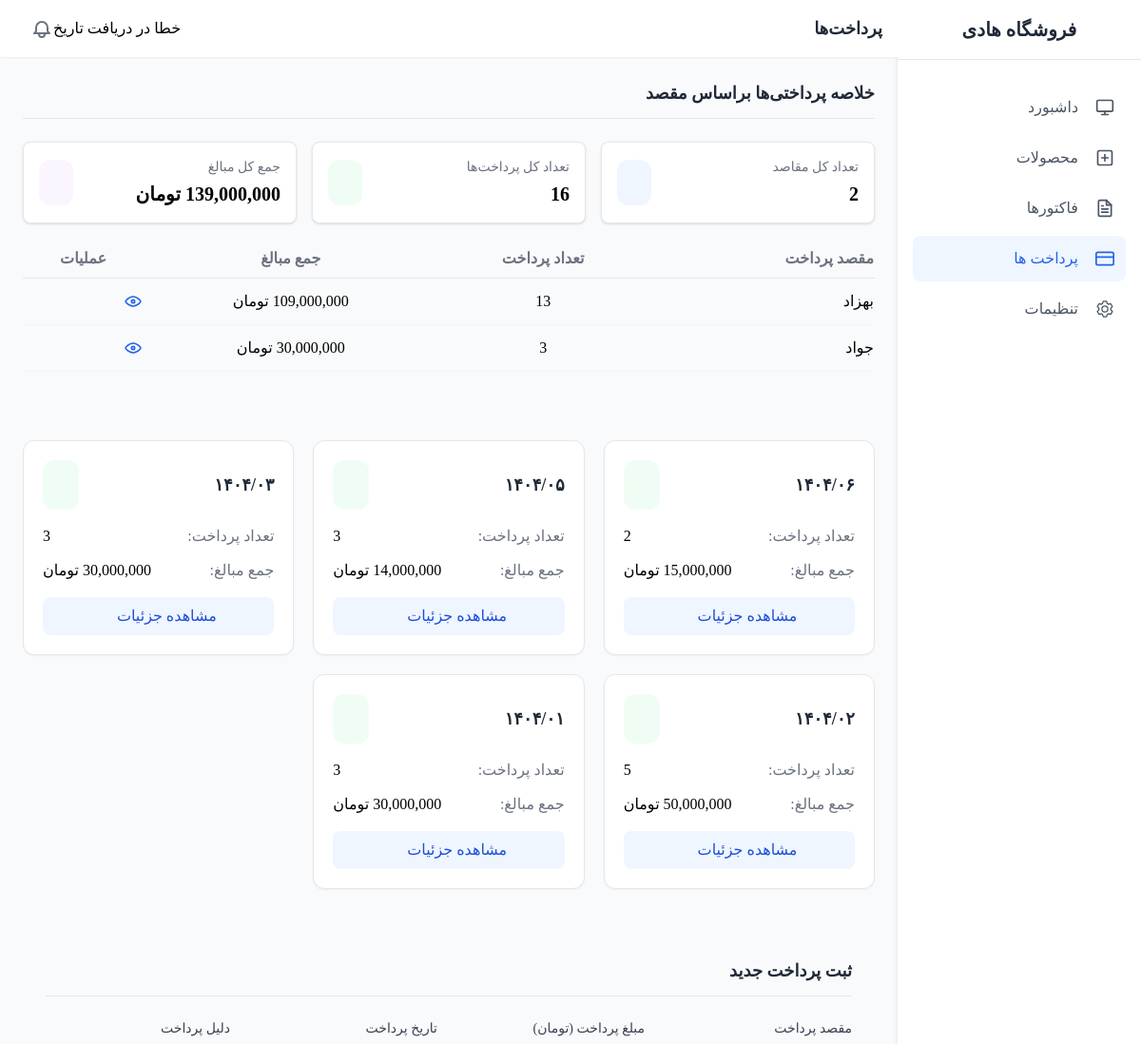
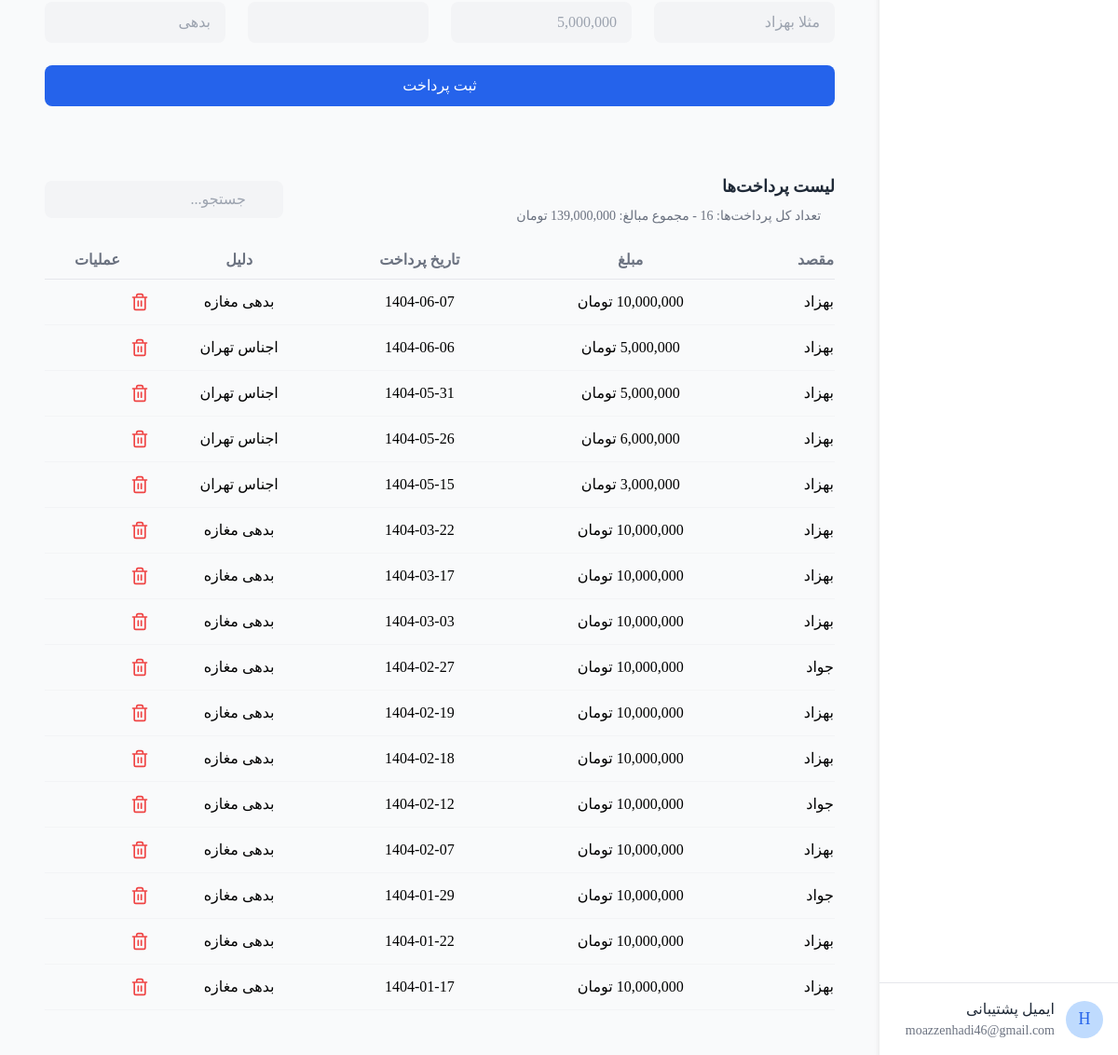
The app's page /pay.php?success=1 with its own data (2 pictures, top to bottom).
### tables this page shows
CREATE TABLE IF NOT EXISTS `payments` (
  `id` int NOT NULL AUTO_INCREMENT,
  `destination` varchar(100) NOT NULL,
  `amount` decimal(15,2) NOT NULL,
  `payment_date` date NOT NULL,
  `reason` varchar(255) DEFAULT NULL,
  `created_at` timestamp NULL DEFAULT CURRENT_TIMESTAMP,
  `updated_at` timestamp NULL DEFAULT CURRENT_TIMESTAMP ON UPDATE CURRENT_TIMESTAMP,
  PRIMARY KEY (`id`)
);

### pay.php (the view, shortened to what this page needs)
<!DOCTYPE html>
<html lang="en" dir="rtl">
<head>
    <script src="tailwind.js"></script>
    <link href="css-library.css" rel="stylesheet">
</head>
<body class="bg-gray-50">
    <div class="flex h-screen overflow-hidden">
        <?php include("sidebar.php");?>
        <div class="flex-1 overflow-auto">
            <?php include("header.php");?>
<div class="glass-card p-6 rounded-xl mb-6">
    <h3 class="font-semibold text-gray-800 mb-6 text-lg border-b pb-3">خلاصه پرداختی‌ها براساس مقصد</h3>
    <?php
    $conn = new mysqli("localhost", "root", "", "salam");
    $destinationsResult = $conn->query("
        SELECT
            destination,
            COUNT(*) as payment_count,
            SUM(amount) as total_amount
        FROM payments
        GROUP BY destination
        ORDER BY total_amount DESC
    ");
    $destinations = [];
    while ($row = $destinationsResult->fetch_assoc()) {
        $destinations[] = $row;
    }
    $overallResult = $conn->query("
        SELECT
            COUNT(*) as total_count,
            SUM(amount) as overall_amount
        FROM payments
    ");
    $overall = $overallResult->fetch_assoc();
    ?>
    <div class="grid grid-cols-1 md:grid-cols-3 gap-4 mb-6">
        <div class="bg-white p-4 rounded-lg shadow border border-gray-200">
            <div class="flex items-center justify-between">
                <div>
                    <h4 class="text-gray-500 text-sm">تعداد کل مقاصد</h4>
                    <p class="text-xl font-bold mt-1"><?= count($destinations) ?></p>
                </div>
                <div class="bg-blue-50 p-3 rounded-xl">
                    <i class="fas fa-list text-blue-500"></i>
                </div>
            </div>
        </div>
        <div class="bg-white p-4 rounded-lg shadow border border-gray-200">
            <div class="flex items-center justify-between">
                <div>
                    <h4 class="text-gray-500 text-sm">تعداد کل پرداخت‌ها</h4>
                    <p class="text-xl font-bold mt-1"><?= $overall['total_count'] ?></p>
                </div>
                <div class="bg-green-50 p-3 rounded-xl">
                    <i class="fas fa-money-bill-wave text-green-500"></i>
                </div>
            </div>
        </div>
        <div class="bg-white p-4 rounded-lg shadow border border-gray-200">
            <div class="flex items-center justify-between">
                <div>
                    <h4 class="text-gray-500 text-sm">جمع کل مبالغ</h4>
                    <p class="text-xl font-bold mt-1"><?= number_format($overall['overall_amount']) ?> تومان</p>
                </div>
                <div class="bg-purple-50 p-3 rounded-xl">
                    <i class="fas fa-coins text-purple-500"></i>
                </div>
            </div>
        </div>
    </div>
    <div class="overflow-x-auto">
        <table class="w-full">
            <thead>
                <tr class="text-gray-500 border-b border-gray-200">
                    <th class="pb-2 text-right">مقصد پرداخت</th>
                    <th class="pb-2 text-center">تعداد پرداخت</th>
                    <th class="pb-2 text-center">جمع مبالغ</th>
                    <th class="pb-2 text-center">عملیات</th>
                </tr>
            </thead>
            <tbody>
                <?php foreach ($destinations as $destination): ?>
                <tr class="border-b border-gray-100 hover:bg-gray-50 ">
                    <td class="py-3 text-right"><?= htmlspecialchars($destination['destination']) ?></td>
                    <td class="py-3 text-center"><?= $destination['payment_count'] ?></td>
                    <td class="py-3 text-center"><?= number_format($destination['total_amount']) ?> تومان</td>
                    <td class="py-3 text-center">
                        <a href="pay.php?search=<?= urlencode($destination['destination']) ?>"
                           class="show-detail"
                           title="مشاهده جزئیات">
                        </a>
                    </td>
                </tr>
                <?php endforeach; ?>
            </tbody>
        </table>
    </div>
</div>
            <?php
            $pdo = new PDO("mysql:host=localhost;dbname=salam;charset=utf8", "root", "");
            $paymentDates = $pdo->query("
    SELECT
        DATE_FORMAT(payment_date, '%Y/%m') as formatted_date,
        COUNT(*) as payment_count,
        SUM(amount) as total_amount
    FROM payments
    GROUP BY formatted_date
    ORDER BY formatted_date DESC
")->fetchAll(PDO::FETCH_ASSOC);
            ?>
            <div class="glass-card p-6  ">
                <div class="grid grid-cols-1 md:grid-cols-3 gap-5">
                    <?php foreach ($paymentDates as $date): ?>
                        <div
                            class="bg-white rounded-xl shadow-sm hover:shadow-md transition-all duration-200 p-5 border border-gray-200 flex flex-col h-full min-h-[180px]">
                            <div class="flex-grow">
                                <div class="flex items-center justify-between mb-4 gap-2">
                                    <h4 class="font-bold text-gray-800 text-lg">
                                        <?= convertToPersianNumbers($date['formatted_date']) ?>
                                    </h4>
                                    <div class="bg-green-50 p-3 rounded-xl mr-3">
                                        <i class="fas fa-calendar-day text-green-600 text-lg"></i>
                                    </div>
                                </div>
                                <div class="mt-4 space-y-3">
                                    <div class="flex items-center justify-between">
                                        <span class="text-gray-500">تعداد پرداخت:</span>
                                        <span class="font-medium"><?= $date['payment_count'] ?></span>
                                    </div>
                                    <div class="flex items-center justify-between">
                                        <span class="text-gray-500">جمع مبالغ:</span>
                                        <span class="font-medium"><?= number_format($date['total_amount']) ?> تومان</span>
                                    </div>
                                </div>
                            </div>
                            <div class="mt-auto pt-4">
                                <a href="pay.php?search=<?= urlencode($date['formatted_date']) ?>"
                                    class="w-full block text-center bg-blue-50 hover:bg-blue-100 text-blue-700 py-2 rounded-lg transition-colors duration-200">
                                    مشاهده جزئیات
                                    <i class="fas fa-chevron-left mr-1 text-xs"></i>
                                </a>
                            </div>
                        </div>
                    <?php endforeach; ?>
                </div>
                <?php
                function convertToPersianNumbers($string)
                {
                    $english = array('0', '1', '2', '3', '4', '5', '6', '7', '8', '9');
                    $persian = array('۰', '۱', '۲', '۳', '۴', '۵', '۶', '۷', '۸', '۹');
                    return str_replace($english, $persian, $string);
                }
                ?>
            </div>
            <main class="p-6">
                <div class="glass-card p-6 rounded-xl mb-6">
                    <h3 class="font-semibold text-gray-800 mb-6 text-lg border-b pb-3">ثبت پرداخت جدید</h3>
                    <form method="post" action="add_payment.php" class="grid gap-6">
                        <div class="grid grid-cols-1 md:grid-cols-4 gap-6">
                            <div class="space-y-2">
                                <label class="block text-sm font-medium text-gray-700">مقصد پرداخت</label>
                                <input type="text" name="destination"
                                    class="w-full form-input bg-gray-100 border-0 rounded-lg px-4 py-2.5 focus:ring-2 focus:ring-blue-500"
                                    placeholder="مثلا بهزاد" required>
                            </div>
                            <div class="space-y-2">
                                <label class="block text-sm font-medium text-gray-700">مبلغ پرداخت (تومان)</label>
                                <input type="number" name="amount"
                                    class="w-full form-input bg-gray-100 border-0 rounded-lg px-4 py-2.5 focus:ring-2 focus:ring-blue-500"
                                    placeholder="5,000,000" required>
                            </div>
                            <div class="space-y-2">
                                <label class="block text-sm font-medium text-gray-700">تاریخ پرداخت</label>
                                <input type="text" name="payment_date" id="date-input"
                                    class="w-full form-input bg-gray-100 border-0 rounded-lg px-4 py-2.5 focus:ring-2 focus:ring-blue-500"
                                    required>
                            </div>
                            <div class="space-y-2">
                                <label class="block text-sm font-medium text-gray-700">دلیل پرداخت</label>
                                <input type="text" name="reason"
                                    class="w-full form-input bg-gray-100 border-0 rounded-lg px-4 py-2.5 focus:ring-2 focus:ring-blue-500"
                                    placeholder="بدهی" required>
                            </div>
                        </div>
                        <div class="grid grid-cols-1">
                            <button type="submit"
                                class="w-full md:w-3/3 mx-auto submit-btn  text-white py-2.5 px-4 rounded-lg transition duration-200 flex items-center justify-center">
                                <span>ثبت پرداخت</span>
                            </button>
                        </div>
                    </form>
                </div>
                <div class="glass-card p-6 rounded-xl">
                    <div class="flex flex-col md:flex-row justify-between items-start md:items-center mb-6">
                        <div>
                            <h3 class="font-semibold text-gray-800 text-lg">لیست پرداخت‌ها</h3>
                            <div class="flex items-center mt-2 text-sm text-gray-500">
                                <i class="fas fa-info-circle ml-1"></i>
                                <?php
                                $conn = new mysqli("localhost", "root", "", "salam");
                                $totalSql = "SELECT COUNT(*) as total, SUM(amount) as total_amount FROM payments";
                                $totalResult = $conn->query($totalSql);
                                $totalRow = $totalResult->fetch_assoc();
                                $totalPayments = $totalRow['total'];
                                $totalAmount = $totalRow['total_amount'] ?? 0;
                                echo '<span>تعداد کل پرداخت‌ها: ' . $totalPayments . ' - مجموع مبالغ: ' . number_format($totalAmount) . ' تومان</span>';
                                ?>
                            </div>
                        </div>
                        <form method="GET" class="w-full md:w-auto mt-4 md:mt-0">
                            <div class="relative">
                                <input type="text" name="search" placeholder="جستجو..."
                                    value="<?php echo isset($_GET['search']) ? htmlspecialchars($_GET['search']) : ''; ?>"
                                    class="bg-gray-100 border-0 rounded-lg px-4 py-2 pr-10 w-full md:w-64 focus:ring-2 focus:ring-blue-500">
                                <button type="submit" class="absolute left-3 top-2 text-gray-400">
                                    <i class="fas fa-search"></i>
                                </button>
                            </div>
                        </form>
                    </div>
                    <div class="overflow-x-auto">
                        <table class="w-full product-table">
                            <thead>
                                <tr class="text-gray-500 border-b border-gray-200">
                                    <th class="pb-2 text-right">مقصد</th>
                                    <th class="pb-2 text-center">مبلغ</th>
                                    <th class="pb-2 text-center">تاریخ پرداخت</th>
                                    <th class="pb-2 text-center">دلیل</th>
                                    <th class="pb-2 text-center">عملیات</th>
                                </tr>
                            </thead>
                            <tbody>
                                <?php
                                $conn = new mysqli("localhost", "root", "", "salam");
                                if (isset($_GET['search'])) {
                                    $searchTerm = $_GET['search'];
                                    if (preg_match('/^[0-9]{4}\/[0-9]{2}$/', $searchTerm)) {
                                        $persianDate = str_replace('/', '-', $searchTerm);
                                        $sql = "SELECT * FROM payments
                                                WHERE destination LIKE '%$searchTerm%'
                                                OR payment_date LIKE '$persianDate%'
                                                ORDER BY id DESC";
                                    } else {
                                        $sql = "SELECT * FROM payments
                                                WHERE destination LIKE '%$searchTerm%'
                                                OR payment_date LIKE '%$searchTerm%'
                                                ORDER BY id DESC";
                                    }
                                } else {
                                    $sql = "SELECT * FROM payments ORDER BY id DESC";
                                }
                                $result = $conn->query($sql);
                                if ($result->num_rows > 0) {
                                    while ($row = $result->fetch_assoc()) {
                                        echo '<tr class="border-b border-gray-100 hover:bg-gray-50">';
                                        echo '<td class="py-3 text-right">' . htmlspecialchars($row['destination']) . '</td>';
                                        echo '<td class="py-3 text-center">' . number_format($row['amount']) . ' تومان</td>';
                                        echo '<td class="py-3 text-center">' . htmlspecialchars($row['payment_date']) . '</td>';
                                        echo '<td class="py-3 text-center">' . htmlspecialchars($row['reason']) . '</td>';
                                        echo '<td class="py-3 text-center">';
                                        echo '<a href="delete_payment.php?id=' . $row['id'] . '" class="text-red-500 hover:text-red-700 transition duration-200" title="حذف">';
                                        echo '<svg xmlns="http://www.w3.org/2000/svg" width="20" height="20" viewBox="0 0 24 24" fill="#EF4444"><path fill="none" stroke="#EF4444" stroke-linecap="round" stroke-linejoin="round" stroke-width="2" d="M3 6h18m-2 0v14a2 2 0 0 1-2 2H7a2 2 0 0 1-2-2V6m3 0V4a2 2 0 0 1 2-2h4a2 2 0 0 1 2 2v2m-6 5v6m4-6v6"/></svg>';
                                        echo '</a>';
                                        echo '</td>';
                                        echo '</tr>';
                                    }
                                } else {
                                    echo '<tr><td colspan="5" class="py-4 text-center text-gray-500">پرداختی یافت نشد</td></tr>';
                                }
                                ?>
                            </tbody>
                        </table>
                    </div>
                </div>
            </main>
        </div>
    </div>
</body>
</html>

### records on screen
payments: destination "بهزاد", amount "10,000,000", payment_date "1404-06-07", reason "بدهی مغازه"
payments: destination "بهزاد", amount "5,000,000", payment_date "1404-06-06", reason "اجناس تهران"
payments: destination "بهزاد", amount "5,000,000", payment_date "1404-05-31", reason "اجناس تهران"
payments: destination "بهزاد", amount "6,000,000", payment_date "1404-05-26", reason "اجناس تهران"
payments: destination "بهزاد", amount "3,000,000", payment_date "1404-05-15", reason "اجناس تهران"
payments: destination "بهزاد", amount "10,000,000", payment_date "1404-03-22", reason "بدهی مغازه"
payments: destination "بهزاد", amount "10,000,000", payment_date "1404-03-17", reason "بدهی مغازه"
payments: destination "بهزاد", amount "10,000,000", payment_date "1404-03-03", reason "بدهی مغازه"
payments: destination "جواد", amount "10,000,000", payment_date "1404-02-27", reason "بدهی مغازه"
payments: destination "بهزاد", amount "10,000,000", payment_date "1404-02-19", reason "بدهی مغازه"
payments: destination "بهزاد", amount "10,000,000", payment_date "1404-02-18", reason "بدهی مغازه"
payments: destination "جواد", amount "10,000,000", payment_date "1404-02-12", reason "بدهی مغازه"
payments: destination "بهزاد", amount "10,000,000", payment_date "1404-02-07", reason "بدهی مغازه"
payments: destination "جواد", amount "10,000,000", payment_date "1404-01-29", reason "بدهی مغازه"
payments: destination "بهزاد", amount "10,000,000", payment_date "1404-01-22", reason "بدهی مغازه"
payments: destination "بهزاد", amount "10,000,000", payment_date "1404-01-17", reason "بدهی مغازه"

### other values on screen
$item['text'] "داشبورد"
$item['text'] "محصولات"
$item['text'] "فاکتورها"
$item['text'] "پرداخت ها"
$item['text'] "تنظیمات"
$pageTitle "پرداخت‌ها"
count($destinations) "2"
$overall['total_count'] "16"
$overall['overall_amount'] "139,000,000"
$destination['destination'] "بهزاد"
$destination['payment_count'] "13"
$destination['total_amount'] "109,000,000"
$destination['destination'] "جواد"
$destination['payment_count'] "3"
$destination['total_amount'] "30,000,000"
